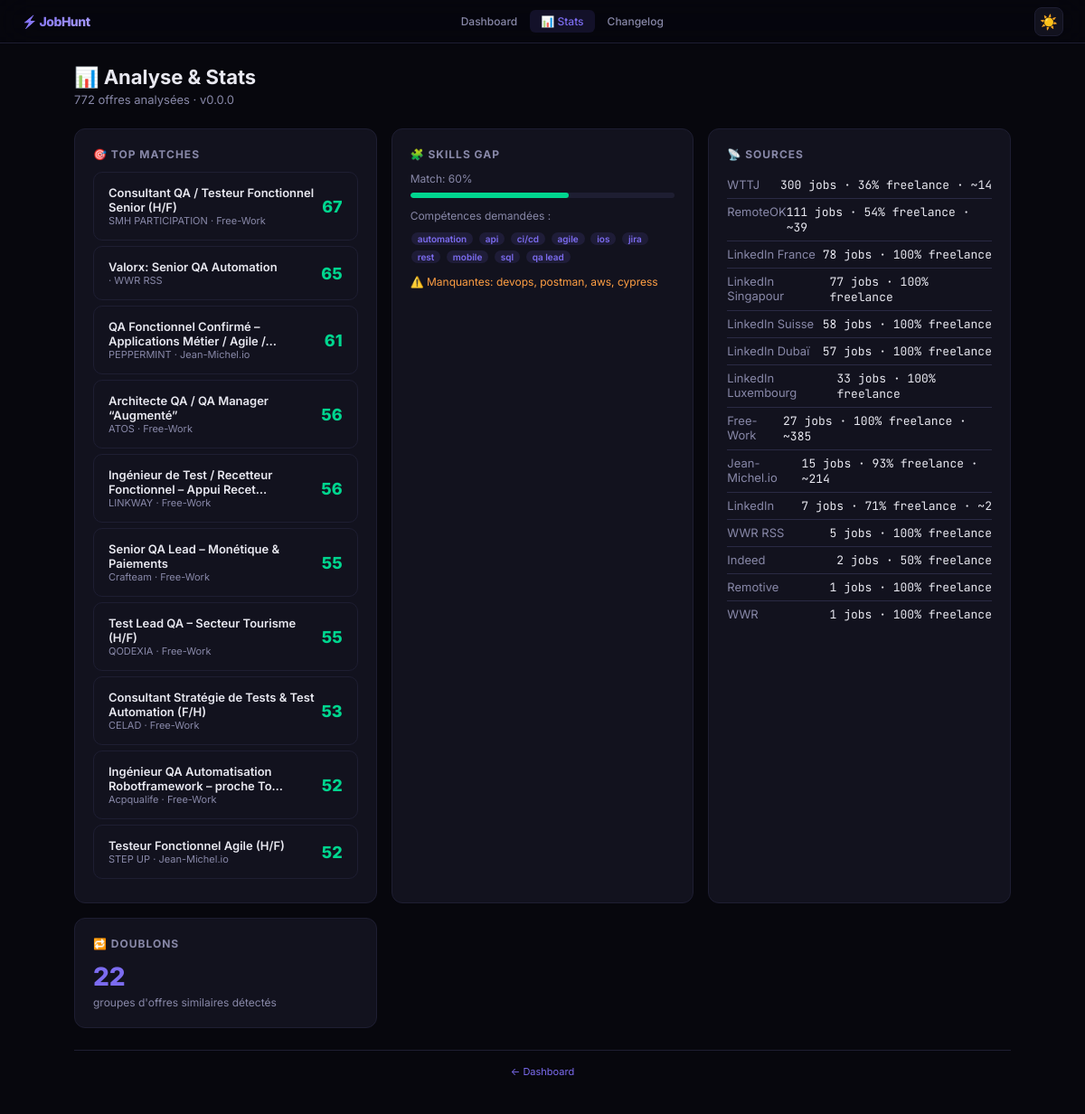
Screenshot of /stats with the database file from the repository.
### tables this page shows
CREATE TABLE jobs (
            id INTEGER PRIMARY KEY AUTOINCREMENT,
            title TEXT NOT NULL,
            company TEXT,
            source TEXT,
            url TEXT UNIQUE,
            location TEXT,
            salary TEXT,
            tags TEXT,
            description TEXT,
            date TEXT,
            raw_date INTEGER DEFAULT 0,
            is_qa INTEGER DEFAULT 0,
            applied INTEGER DEFAULT 0,
            cover_letter TEXT,
            notes TEXT,
            created_at TIMESTAMP DEFAULT CURRENT_TIMESTAMP
        , tech_stack TEXT, seniority TEXT, contract_type TEXT, remote_type TEXT, salary_min INTEGER, salary_max INTEGER, currency TEXT, ai_enriched INTEGER DEFAULT 0, saved INTEGER DEFAULT 0, applied_at DATETIME, viewed INTEGER DEFAULT 0, freelance_status TEXT, freelance_score INTEGER DEFAULT 0, duration_info TEXT, budget_info TEXT, source_publish_date TEXT, pipeline_stage TEXT DEFAULT 'new');

### app.py (the view)
@app.route("/stats")
def stats_page():
    conn = get_db()
    rows = conn.execute("SELECT * FROM jobs WHERE freelance_status IN ('VALIDÉE', 'AMBIGUË') ORDER BY raw_date DESC").fetchall()
    conn.close()
    all_jobs = [dict(r) for r in rows]
    for j in all_jobs:
        score, matched = match_job_to_cv(j)
        j['match_score'] = score
        j['matched_skills'] = matched[:5]
        j['tjm_analysis'] = analyze_tjm(j)
    s_stats = src_stats(all_jobs)
    skills = analyze_skills_gap(all_jobs)
    top_matches = sorted(all_jobs, key=lambda j: -j.get('match_score', 0))[:20]
    dup_groups = detect_duplicates(all_jobs)
    return render_template("stats.html",
        source_stats=s_stats,
        skills_gap=skills,
        top_matches=top_matches,
        duplicate_count=len(dup_groups),
        total_jobs=len(all_jobs),
        version=get_version())

### app.py (called while the page is built)
def get_env_label():
    svc = os.environ.get('RENDER_SERVICE_NAME', '')
    branch = os.environ.get('RENDER_GIT_BRANCH', '')
    if 'recette' in svc or branch == 'staging':
        return 'Recette'
    if os.environ.get('RENDER'):
        return 'Prod'
    return ''  # local dev

@app.context_processor
def inject_env_label():
    return dict(env_label=get_env_label())

def get_db():
    conn = sqlite3.connect(DB_PATH)
    conn.row_factory = sqlite3.Row
    return conn

### matcher.py (called while the page is built)
def get_country_id(location):
    loc = location.lower()
    if any(k in loc for k in ["france", "paris", "lyon", "marseille", "toulouse"]):
        return "france"
    if any(k in loc for k in ["suisse", "switzerland", "zurich", "geneve", "genève"]):
        return "suisse"
    if any(k in loc for k in ["luxembourg", "luxemburg"]):
        return "luxembourg"
    if any(k in loc for k in ["dubai", "dubaï", "uae", "emirates", "abu dhabi"]):
        return "dubai"
    if any(k in loc for k in ["singapore", "singapour"]):
        return "singapour"
    return "france"

def _tokenize(text):
    return set(text.lower().split())

def _jaccard_sim(a, b):
    if not a or not b:
        return 0.0
    inter = a & b
    union = a | b
    return len(inter) / len(union) if union else 0.0

def analyze_skills_gap(jobs, cv_skills=None):
    if cv_skills is None:
        cv_skills = CV_SKILLS
    all_skills = Counter()
    for job in jobs:
        text = f"{job.get('title', '')} {job.get('description', '')} {job.get('tags', '')}".lower()
        for skill in cv_skills + ["playwright", "aws", "docker", "kubernetes",
                                   "cypress", "rest assured", "postman", "soapui",
                                   "devops", "ci/cd", "jenkins", "gitlab"]:
            if skill in text:
                all_skills[skill] += 1
    top_demanded = [s for s, _ in all_skills.most_common(20)]
    cv_skills_set = set(cv_skills)
    missing = [s for s in top_demanded if s not in cv_skills_set]
    return {
        "top_demanded": top_demanded[:15],
        "missing": missing[:10],
        "match_rate": max(0, 100 - len(missing) * 10),
    }

### version.py (called while the page is built)
def get_version():
    try:
        with open(VERSION_FILE) as f:
            for line in f:
                line = line.strip()
                if line and not line.startswith("#"):
                    return line
    except:
        pass
    return "0.0.0"

### templates/stats.html (shortened to what this page needs)
<!DOCTYPE html>
<html lang="fr">
<head><meta charset="UTF-8"><meta name="viewport" content="width=device-width,initial-scale=1.0">
<link rel="stylesheet" href="/static/theme.css">
</head>
<body>
<header class="header">
  <a href="/" class="header-logo" style="text-decoration:none;">⚡ JobHunt{% if env_label %} · {{ env_label }}{% endif %}</a>
  <nav class="header-nav">
    <a href="/">Dashboard</a>
    <a href="/stats" class="active">📊 Stats</a>
    <a href="/changelog">Changelog</a>
  </nav>
  <div class="header-right">
    <button class="theme-toggle" onclick="toggleTheme()" id="theme-btn" title="Basculer thème">☀️</button>
  </div>
</header>
<div class="container">
  <h1>📊 Analyse & Stats</h1>
  <div class="sub">{{ total_jobs }} offres analysées · v{{ version }}</div>
  <div class="grid">
    <div class="card">
      <h2>🎯 Top Matches</h2>
      {% for j in top_matches[:10] %}
      <div class="match-card">
        <div>
          <div class="match-title">{{ j.title[:55] }}{% if j.title|length > 55 %}…{% endif %}</div>
          <div class="match-meta">{{ j.company }} · {{ j.source }}</div>
        </div>
        <div class="match-score">{{ j.match_score }}</div>
      </div>
      {% endfor %}
    </div>
    <div class="card">
      <h2>🧩 Skills Gap</h2>
      <div style="font-size:12px;color:var(--text-dim);margin-bottom:8px">Match: {{ skills_gap.match_rate }}%</div>
      <div class="bar"><div class="bar-fill green" style="width:{{ skills_gap.match_rate }}%"></div></div>
      <div style="margin-top:12px;font-size:12px;color:var(--text-dim);margin-bottom:6px">Compétences demandées :</div>
      {% for s in skills_gap.top_demanded[:10] %}
      <span class="badge {% if s in skills_gap.missing %}missing{% endif %}">{{ s }}</span>
      {% endfor %}
      {% if skills_gap.missing %}
      <div style="margin-top:12px;font-size:12px;color:var(--orange)">⚠️ Manquantes: {{ skills_gap.missing|join(', ') }}</div>
      {% endif %}
    </div>
    <div class="card">
      <h2>📡 Sources</h2>
      {% for s in source_stats %}
      <div class="row">
        <span class="label">{{ s.name }}</span>
        <span class="val">{{ s.total }} jobs · {{ s.freelance_pct }}% freelance{% if s.avg_tjm %} · ~{{ s.avg_tjm }}{% endif %}</span>
      </div>
      {% endfor %}
    </div>
    <div class="card">
      <h2>🔁 Doublons</h2>
      <div class="num">{{ duplicate_count }}</div>
      <div style="font-size:12px;color:var(--text-dim);margin-top:4px">groupes d'offres similaires détectés</div>
    </div>
  </div>
  <div style="text-align:center;padding:16px;font-size:11px;color:var(--text-muted);border-top:1px solid var(--border)">
    <a href="/" style="color:var(--accent);text-decoration:none">← Dashboard</a>
  </div>
</div>
</body>
</html>

### static/theme.css (style rules this page uses)
:root { --bg: #07070d; --bg-alt: #0c0c16; --card: #12121e; --card-hover: #181828; --card-alt: #0a0a14; --border: #1e1e32; --border-light: #2a2a44; --text: #e8e8f0; --text-dim: #8888a8; --text-muted: #55557a; --accent: #7c6cf0; --accent-dim: #5a4bc0; --accent-glow: rgba(124,108,240,0.12); --accent-glow-strong: rgba(124,108,240,0.2); --green: #00d68f; --green-dim: rgba(0,214,143,0.12); --orange: #ff9f43; --red: #ff6b6b; --red-dim: rgba(255,107,107,0.1); --gold: #ffd93d; --blue: #54a0ff; --blue-dim: rgba(84,160,255,0.08); --glass: rgba(18,18,30,0.8); --header-bg: rgba(7,7,13,0.85); --shadow: 0 8px 32px rgba(0,0,0,0.4); --shadow-sm: 0 2px 8px rgba(0,0,0,0.2); --radius: 12px; --radius-lg: 16px; --radius-sm: 8px; }
*, *::before, *::after { margin: 0; padding: 0; box-sizing: border-box; }
body { font-family: 'Inter', -apple-system, BlinkMacSystemFont, sans-serif; background: var(--bg); color: var(--text); min-height: 100vh; -webkit-font-smoothing: antialiased; transition: background 0.25s, color 0.25s; }
a { color: var(--accent); text-decoration: none; }
.header { position: sticky; top: 0; z-index: 100; height: 48px; display: flex; align-items: center; justify-content: space-between; padding: 0 24px; background: var(--header-bg); backdrop-filter: blur(20px) saturate(1.4); border-bottom: 1px solid var(--border); transition: background 0.25s, border-color 0.25s; }
.header-logo { font-size: 14px; font-weight: 800; background: linear-gradient(135deg, var(--accent), #a89bff); -webkit-background-clip: text; -webkit-text-fill-color: transparent; letter-spacing: -0.5px; white-space: nowrap; }
.header-nav { display: flex; gap: 2px; align-items: center; }
.header-nav a { padding: 5px 12px; border-radius: 6px; text-decoration: none; font-size: 12px; font-weight: 500; color: var(--text-dim); transition: all 0.2s; white-space: nowrap; }
.header-nav a.active { color: var(--accent); background: var(--accent-glow); }
.header-right { display: flex; align-items: center; gap: 8px; }
.theme-toggle { width: 32px; height: 32px; border-radius: 8px; border: 1px solid var(--border); background: var(--card); color: var(--text-dim); font-size: 16px; cursor: pointer; display: flex; align-items: center; justify-content: center; transition: all 0.2s; font-family: inherit; flex-shrink: 0; }
.card { background: var(--card); border: 1px solid var(--border); border-radius: var(--radius); transition: background 0.25s, border-color 0.25s; }

### templates/stats.html (style rules this page uses)
.container { max-width:1100px;margin:0 auto;padding:24px 32px }
h1 { font-size:22px;margin-bottom:4px }
.sub { color:var(--text-dim);font-size:13px;margin-bottom:24px }
.grid { display:grid;grid-template-columns:repeat(auto-fit,minmax(300px,1fr));gap:16px;margin-bottom:24px }
.card { background:var(--card);border:1px solid var(--border);border-radius:var(--radius);padding:20px }
.card h2 { font-size:12px;text-transform:uppercase;letter-spacing:1px;color:var(--text-dim);margin-bottom:12px }
.num { font-size:28px;font-weight:800;color:var(--accent) }
.row { display:flex;justify-content:space-between;padding:6px 0;border-bottom:1px solid var(--border-light);font-size:13px }
.row:last-child { border:none }
.label { color:var(--text-dim) }
.val { font-family:'JetBrains Mono',monospace;color:var(--text) }
.bar { height:6px;border-radius:3px;background:var(--border);margin:6px 0;overflow:hidden }
.bar-fill { height:100%;border-radius:3px;background:var(--accent) }
.bar-fill.green { background:var(--green) }
.match-card { background:var(--card);border:1px solid var(--border);border-radius:10px;padding:14px 16px;margin-bottom:6px;display:flex;justify-content:space-between;align-items:center }
.match-title { font-size:13px;font-weight:600;color:var(--text) }
.match-meta { font-size:11px;color:var(--text-dim) }
.match-score { font-size:18px;font-weight:800;color:var(--green) }
.badge { display:inline-block;background:var(--accent-glow);color:var(--accent);padding:1px 7px;border-radius:8px;font-size:10px;font-weight:600;margin:1px }

### rows the page displays
jobs: title "Consultant QA / Testeur Fonctionnel Senior (H/F)", company "SMH PARTICIPATION", source "Free-Work", match_score "67"
jobs: title "Valorx: Senior QA Automation", source "WWR RSS", match_score "65"
jobs: title "QA Fonctionnel Confirmé – Applications Métier / Agile /", company "PEPPERMINT", source "Jean-Michel.io", match_score "61"
jobs: title "Architecte QA / QA Manager “Augmenté”", company "ATOS", source "Free-Work", match_score "56"
jobs: title "Ingénieur de Test / Recetteur Fonctionnel – Appui Recet", company "LINKWAY", source "Free-Work", match_score "56"
jobs: title "Senior QA Lead – Monétique & Paiements", company "Crafteam", source "Free-Work", match_score "55", name "Free-Work", total "27", freelance_pct "100", avg_tjm "385"
jobs: title "Test Lead QA – Secteur Tourisme (H/F)", company "QODEXIA", source "Free-Work", match_score "55"
jobs: title "Consultant Stratégie de Tests & Test Automation (F/H)", company "CELAD", source "Free-Work", match_score "53"
jobs: title "Ingénieur QA Automatisation Robotframework – proche To", company "Acpqualife", source "Free-Work", match_score "52"
jobs: title "Testeur Fonctionnel Agile (H/F)", company "STEP UP", source "Jean-Michel.io", match_score "52"
jobs: name "WTTJ", total "300", freelance_pct "36", avg_tjm "14"
jobs: name "RemoteOK", total "111", freelance_pct "54", avg_tjm "39"
jobs: name "LinkedIn France", total "78", freelance_pct "100"
jobs: name "LinkedIn Singapour", total "77", freelance_pct "100"
jobs: name "LinkedIn Suisse", total "58", freelance_pct "100"
jobs: name "LinkedIn Dubaï", total "57", freelance_pct "100"
jobs: name "LinkedIn Luxembourg", total "33", freelance_pct "100"
jobs: name "Jean-Michel.io", total "15", freelance_pct "93", avg_tjm "214"
jobs: name "LinkedIn", total "7", freelance_pct "71", avg_tjm "2"
jobs: name "WWR RSS", total "5", freelance_pct "100"
jobs: name "Indeed", total "2", freelance_pct "50"
jobs: name "Remotive", total "1", freelance_pct "100"
jobs: name "WWR", total "1", freelance_pct "100"

### other values shown
{{ total_jobs }} "772"
{{ version }} "0.0.0"
{{ skills_gap.match_rate }} "60"
{{ s }} "automation" "api" "ci/cd" "agile" "ios" "jira" "rest" "mobile" "sql" "qa lead"
{{ skills_gap.missing|join(', ') }} "devops, postman, aws, cypress"
{{ duplicate_count }} "22"
